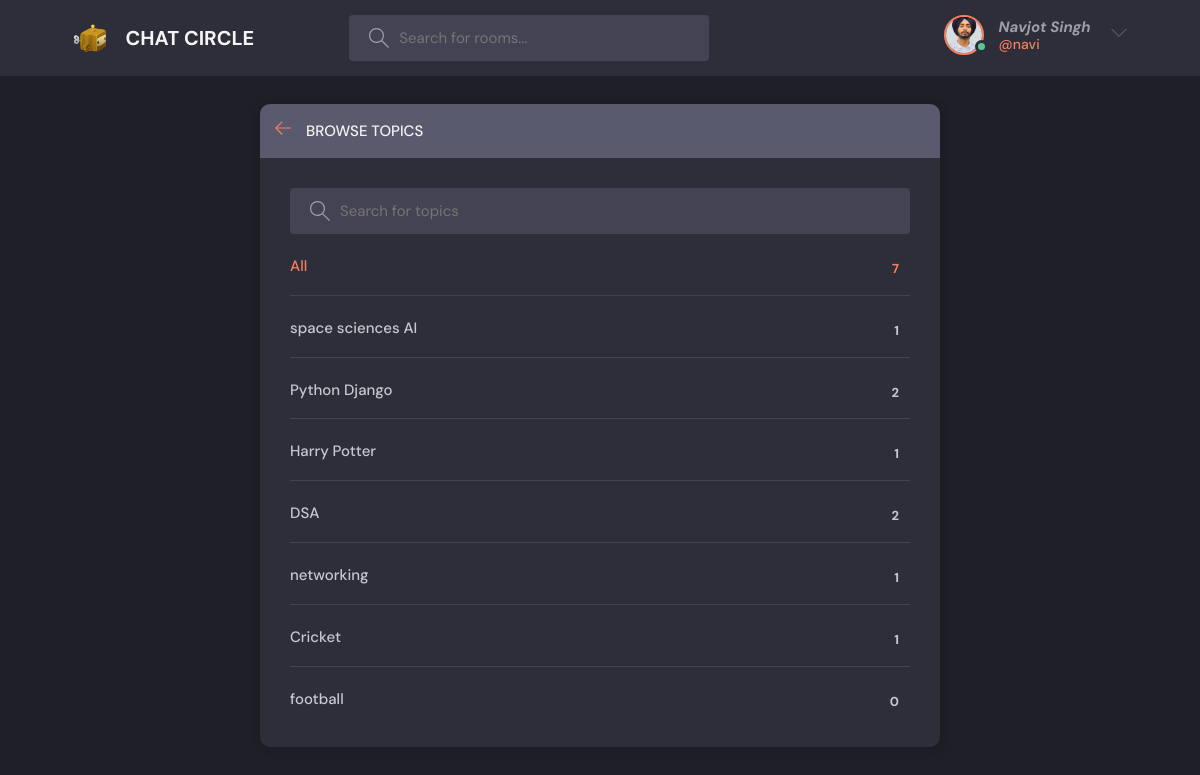
The app's page /topics (signed in) with its own data.
### base/models.py (models this page shows, shortened)
class User(AbstractUser):
    name = models.CharField(max_length=200 , null=True)
    email = models.EmailField(unique=True , null=True)
    bio = models.TextField(null=True)
    avatar = models.ImageField(null=True , default="avatar.svg")
    USERNAME_FIELD = 'email'
    REQUIRED_FIELDS = ['username']
    def __str__(self):
        return self.username or self.email

class Topic(models.Model):
    name = models.CharField(max_length=200)

### base/views.py (the view)
# urls.py: path('topics' , views.topics_page , name = "topics"),
def topics_page(request):
    q = request.GET.get('q') if request.GET.get('q') != None else ''
    topics = Topic.objects.filter(name__icontains=q)
    return render(request , 'base/topics.html' ,{'topics' : topics} )

### base/templates/base/topics.html (shortened to what this page needs)
{% extends 'index.html'%}
{% block content %}
    <main class="create-room layout">
      <div class="container">
        <div class="layout__box">
          <div class="layout__boxHeader">
            <div class="layout__boxTitle">
              <a href="{%url 'home'%}">
                <svg version="1.1" xmlns="http://www.w3.org/2000/svg" width="32" height="32" viewBox="0 0 32 32">
                  <title>arrow-left</title>
                  <path
                    d="M13.723 2.286l-13.723 13.714 13.719 13.714 1.616-1.611-10.96-10.96h27.625v-2.286h-27.625l10.965-10.965-1.616-1.607z"
                  ></path>
                </svg>
              </a>
              <h3>Browse Topics</h3>
            </div>
          </div>
          <div class="topics-page layout__body">
            <form action="" method="GET"  class="header__search">
              <label>
                <input name="q" placeholder="Search for topics" />
              </label>
            </form>
            <ul class="topics__list">
              <li>
                <a href="{% url 'topics'%}" class="active">All <span>{{topics.count}}</span></a>
              </li>
              {% for topic in topics %}
              <li>
                <a href="{% url 'home'%}?q= {{topic.name}}">{{topic.name}} <span>{{topic.room_set.all.count}}</span></a>
              </li>
              {% endfor %}
            </ul>
          </div>
        </div>
      </div>
    </main>
{% endblock content %}

### templates/navbar.html (shortened to what this page needs)
{% load static%}
<header class="header header--loggedIn header--sticky">
    <div class="container">
      <a href="{% url 'home'%}" class="header__logo">
        <img src="{% static 'images/logo.svg'%}?v=2" />
        <h1>CHAT CIRCLE</h1>
      </a>
      <form class="header__search" method="GET" action="{% url 'home' %}">
        <label>
          <input name="q" placeholder="Search for rooms..." />
        </label>
      </form>
      <nav class="header__menu">
        {%  if request.user.is_authenticated %}
        <div class="header__user">
          <a href="{% url 'user-profile' user.id %}">
            <div class="avatar avatar--medium active">
              <img src="{{request.user.avatar.url}}" />
            </div>
            <p><b><i>{{request.user.name}}</i> </b><span>@{{request.user.username}}</span></p>
          </a>
          <button class="dropdown-button">
            <svg version="1.1" xmlns="http://www.w3.org/2000/svg" width="32" height="32" viewBox="0 0 32 32">
              <title>chevron-down</title>
              <path d="M16 21l-13-13h-3l16 16 16-16h-3l-13 13z"></path>
            </svg>
          </button>
        </div>
        {% else %}
        <a href='{% url "login"%}'>
          <img src="{% static 'images/avatar.svg'%}" />
          <p>Login</p>
        </a>
        {% endif %}
      </nav>
    </div>
  </header>

### static/styles/style.css (style rules this page uses)
:root { --color-main: #f77f5e; --color-main-light: #ffd8cc; --color-dark: #2e2e3a; --color-dark-medium: #434354; --color-dark-light: #5a5a6e; --color-light: #f4f4f4; --color-gray: #9e9ea7; --color-light-gray: #c8c8d0; --color-bg: #1f1f28; --color-success: #58c88f; --color-error: #e8503a; }
* { font-family: "DM Sans", -apple-system, BlinkMacSystemFont, "Segoe UI", Roboto, Oxygen, Ubuntu, Cantarell, "Open Sans", "Helvetica Neue", sans-serif; margin: 0; padding: 0; box-sizing: border-box; text-rendering: optimizeLegibility; font-size: inherit; }
html { font-size: 56.25%; }
@media only screen and (min-width: 1200px) { html { font-size: 62.5%; } }
body { line-height: 1.6; font-weight: 400; font-size: 1.5rem; color: var(--color-light-gray); background-color: var(--color-bg); min-height: 100vh; }
img { width: 100%; }
a { display: inline-block; color: var(--color-main); text-decoration: none; }
.container { max-width: 120rem; width: 90%; margin: auto; }
.avatar { position: relative; display: inline-block; border-radius: 50%; border: 2px solid var(--color-main); }
.avatar img { display: block; border-radius: 50%; object-fit: cover; object-position: center; }
.avatar::after { content: ""; display: block; position: absolute; background-color: var(--color-gray); z-index: 111; border-radius: 50%; border: 0.3rem solid var(--color-dark); }
.avatar.active::after { background-color: var(--color-success); }
.avatar.avatar--medium img { width: 3.6rem; height: 3.6rem; border-radius: 50%; }
.avatar.avatar--medium:after { width: 0.7rem; height: 0.7rem; bottom: 0px; right: -6px; }
.header { padding: 1.5rem; background-color: var(--color-dark); }
.header > .container { display: flex; gap: 9.5rem; }
.header__logo, .header__user { display: flex; gap: 2rem; align-items: center; }
.header__logo > img { height: 3.2rem; width: 3.2rem; }
.header__logo > h1 { font-weight: 700; font-size: 2rem; color: var(--color-light); }
.header__search > label { background-color: var(--color-dark-medium); padding: 1.3rem 1rem; display: flex; align-items: center; gap: 1rem; border-radius: 4px; }
.header__search svg { fill: var(--color-gray); width: 2rem; height: 2rem; margin-left: 1rem; }
.header__search input { width: 30rem; background: transparent; border: none; outline: none; color: var(--color-light); }
.header__menu { margin-left: auto; position: relative; }
.header__menu a { display: flex; gap: 1.5rem; align-items: center; font-weight: 500; text-decoration: none; color: var(--color-gray); }
.header__menu img { height: 3.6rem; }
.header__menu p { line-height: 1.2; }
.header__menu span { color: var(--color-main); font-weight: 500; font-size: 1.4rem; display: block; }
.header__menu svg { width: 1.6rem; height: 1.6rem; fill: var(--color-dark-light); }
.dropdown-button { background: transparent; border: 0; outline: 0; cursor: pointer; }
.layout { margin-top: 2.4rem; }
.layout > .container { display: flex; justify-content: space-between; align-items: flex-start; }
.layout__box { width: 90%; max-width: 48rem; min-height: 40rem; position: absolute; top: 50%; left: 50%; transform: translate(-50%, -46%); background-color: var(--color-dark); border-radius: 1rem; box-shadow: 1px 1px 6px 3px rgba(0, 0, 0, 0.1); overflow: hidden; }
.layout__boxHeader { display: flex; padding: 1.5rem; background-color: var(--color-dark-light); }
.layout__boxTitle { display: flex; gap: 1.5rem; align-items: center; }
.layout__boxTitle h3 { text-transform: uppercase; font-weight: 500; color: var(--color-light); }
.layout__boxTitle svg { width: 1.6rem; height: 1.6rem; fill: var(--color-main); }
.layout__body { margin: 3rem; }
.topics__list { list-style: none; }
.topics__list li a { display: flex; justify-content: space-between; margin-bottom: 3rem; font-weight: 500; color: var(--color-light-gray); transition: all 0.3s ease-in-out; }
.topics__list li a.active, .topics__list li a:hover { color: var(--color-main); }
.topics__list li a span { padding: 0.5rem 1rem; background-color: var(--color-dark); border-radius: 3px; font-size: 1.3rem; font-weight: 700; letter-spacing: 1px; }
.topics-page .topics__list li:not(:last-child) a { margin: 2rem 0; padding-bottom: 1rem; text-decoration: none; border-bottom: 1px solid var(--color-dark-medium); }
.topics-page .header__search { display: block; }
.create-room.layout .layout__box { max-width: 68rem; }

### records on screen
User: user.avatar (picture), user.name "Navjot Singh", user.username "navi"
Topic: name "space sciences AI", room_set.all.count "1"
Topic: name "Python Django", room_set.all.count "2"
Topic: name "Harry Potter", room_set.all.count "1"
Topic: name "DSA", room_set.all.count "2"
Topic: name "networking", room_set.all.count "1"
Topic: name "Cricket", room_set.all.count "1"
Topic: name "football", room_set.all.count "0"

### other values on screen
{{ topics.count }} "7"
